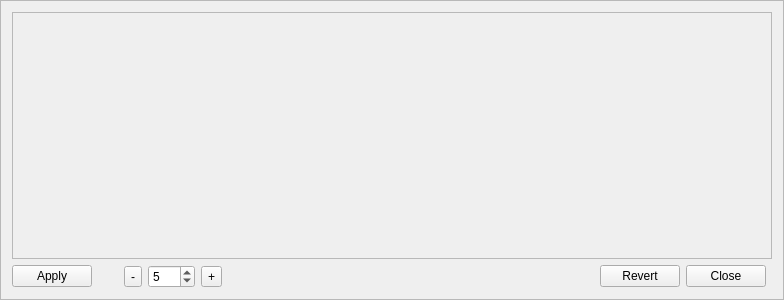
<?xml version="1.0" encoding="UTF-8"?>
<ui version="4.0">
 <class>ThresholdEditor</class>
 <widget class="QFrame" name="ThresholdEditor">
  <property name="geometry">
   <rect>
    <x>0</x>
    <y>0</y>
    <width>784</width>
    <height>300</height>
   </rect>
  </property>
  <property name="sizePolicy">
   <sizepolicy hsizetype="MinimumExpanding" vsizetype="MinimumExpanding">
    <horstretch>0</horstretch>
    <verstretch>0</verstretch>
   </sizepolicy>
  </property>
  <property name="windowTitle">
   <string>Threshold editor</string>
  </property>
  <property name="frameShape">
   <enum>QFrame::StyledPanel</enum>
  </property>
  <property name="frameShadow">
   <enum>QFrame::Raised</enum>
  </property>
  <layout class="QGridLayout" name="gridLayout_2">
   <item row="0" column="0" colspan="9">
    <widget class="QFrame" name="Dashboard">
     <property name="sizePolicy">
      <sizepolicy hsizetype="MinimumExpanding" vsizetype="MinimumExpanding">
       <horstretch>0</horstretch>
       <verstretch>0</verstretch>
      </sizepolicy>
     </property>
     <property name="frameShape">
      <enum>QFrame::StyledPanel</enum>
     </property>
     <property name="frameShadow">
      <enum>QFrame::Raised</enum>
     </property>
    </widget>
   </item>
   <item row="1" column="5">
    <spacer name="horizontalSpacer">
     <property name="orientation">
      <enum>Qt::Horizontal</enum>
     </property>
     <property name="sizeHint" stdset="0">
      <size>
       <width>40</width>
       <height>20</height>
      </size>
     </property>
    </spacer>
   </item>
   <item row="1" column="0">
    <widget class="QPushButton" name="applyButton">
     <property name="text">
      <string>Apply</string>
     </property>
    </widget>
   </item>
   <item row="1" column="2">
    <widget class="QToolButton" name="decButton">
     <property name="text">
      <string>-</string>
     </property>
    </widget>
   </item>
   <item row="1" column="6">
    <widget class="QPushButton" name="revertButton">
     <property name="text">
      <string>Revert</string>
     </property>
    </widget>
   </item>
   <item row="1" column="3">
    <widget class="QSpinBox" name="adjustSpinbox">
     <property name="minimum">
      <number>0</number>
     </property>
     <property name="maximum">
      <number>200</number>
     </property>
     <property name="value">
      <number>5</number>
     </property>
    </widget>
   </item>
   <item row="1" column="1">
    <spacer name="horizontalSpacer_2">
     <property name="orientation">
      <enum>Qt::Horizontal</enum>
     </property>
     <property name="sizeType">
      <enum>QSizePolicy::Fixed</enum>
     </property>
     <property name="sizeHint" stdset="0">
      <size>
       <width>20</width>
       <height>20</height>
      </size>
     </property>
    </spacer>
   </item>
   <item row="1" column="7">
    <widget class="QPushButton" name="closeButton">
     <property name="text">
      <string>Close</string>
     </property>
    </widget>
   </item>
   <item row="1" column="4">
    <widget class="QToolButton" name="incButton">
     <property name="text">
      <string>+</string>
     </property>
    </widget>
   </item>
  </layout>
 </widget>
 <resources/>
 <connections/>
</ui>
